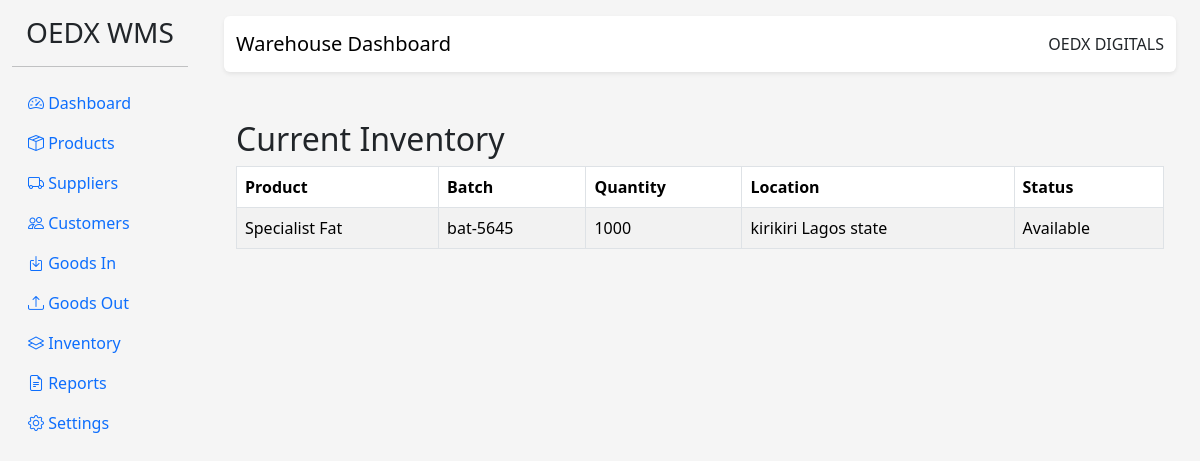
The app's page /inventory/, older data.
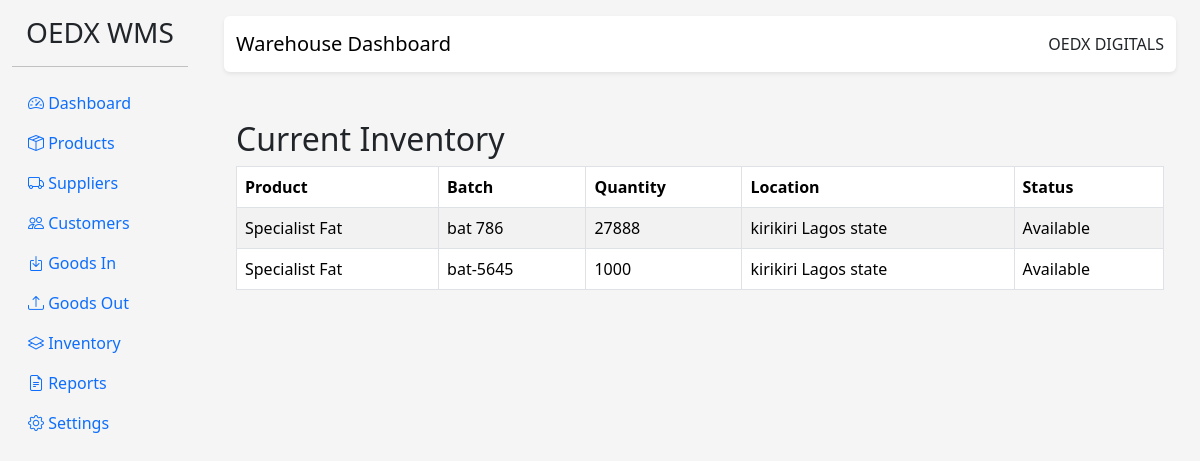
The same page, newer data.
### app/models/batch.py (models this page shows, shortened)
class Batch(db.Model):
    __tablename__ = "batches"
    id = db.Column(db.Integer, primary_key=True)
    product_id = db.Column(
        db.Integer,
        db.ForeignKey("products.id"),
        nullable=False
    )
    supplier_id = db.Column(
        db.Integer,
        db.ForeignKey("suppliers.id")
    )
    batch_number = db.Column(
        db.String(100),
        unique=True,
        nullable=False
    )
    manufacture_date = db.Column(
        db.Date
    )
    expiry_date = db.Column(
        db.Date
    )
    quantity = db.Column(
        db.Integer,
        nullable=False,
        default=0
    )
    warehouse_location = db.Column(
        db.String(100)
    )
    status = db.Column(
        db.String(30),
        default="Available"
    )
    created_at = db.Column(
        db.DateTime,
        default=datetime.utcnow
    )
    goods_in_items = db.relationship(
        "GoodsInItem",
        backref="batch",
        lazy=True
    )
    goods_out_items = db.relationship(
        "GoodsOutItem",
        backref="batch",
        lazy=True
    )
    stock_movements = db.relationship(
        "StockMovement",
        backref="batch",
        lazy=True,
        cascade="all, delete-orphan"
    )

### app/models/product.py (models this page shows, shortened)
class Product(db.Model):
    __tablename__ = "products"
    id = db.Column(db.Integer, primary_key=True)
    name = db.Column(
        db.String(150),
        nullable=False
    )
    sku = db.Column(
        db.String(100),
        unique=True
    )
    barcode = db.Column(
        db.String(100),
        unique=True
    )
    category_id = db.Column(
        db.Integer,
        db.ForeignKey("categories.id")
    )
    brand = db.Column(
        db.String(100)
    )
    unit = db.Column(
        db.String(30)
    )
    minimum_stock = db.Column(
        db.Integer,
        default=0
    )
    description = db.Column(
        db.Text
    )
    status = db.Column(
        db.String(20),
        default="Active"
    )
    created_at = db.Column(
        db.DateTime,
        default=datetime.utcnow
    )
    batches = db.relationship(
        "Batch",
        backref="product",
        lazy=True,
        cascade="all, delete-orphan"
    )
    goods_in_items = db.relationship(
        "GoodsInItem",
        backref="product",
        lazy=True
    )

### app/blueprints/inventory.py (the view)
@inventory_bp.route("/")
def index():
    batches = Batch.query.order_by(
        Batch.product_id,
        Batch.batch_number
    ).all()
    return render_template(
        "inventory/list.html",
        batches=batches
    )

### templates/inventory/list.html (shortened to what this page needs)
{% extends "base.html" %}
{% block content %}
<div class="container mt-4">
    <h2>Current Inventory</h2>
    <table class="table table-bordered table-striped">
        <thead>
            <tr>
                <th>Product</th>
                <th>Batch</th>
                <th>Quantity</th>
                <th>Location</th>
                <th>Status</th>
            </tr>
        </thead>
        <tbody>
        {% for batch in batches %}
        <tr>
            <td>{{ batch.product.name }}</td>
            <td>{{ batch.batch_number }}</td>
            <td>{{ batch.quantity }}</td>
            <td>{{ batch.warehouse_location }}</td>
            <td>{{ batch.status }}</td>
        </tr>
        {% else %}
        <tr>
            <td colspan="5" class="text-center">
                No inventory found.
            </td>
        </tr>
        {% endfor %}
        </tbody>
    </table>
</div>
{% endblock %}

Row changes from the older to the newer data that the page shows:
added Batch: product.name "Specialist Fat", batch_number "bat 786", quantity "27888", warehouse_location "kirikiri Lagos state", status "Available"
